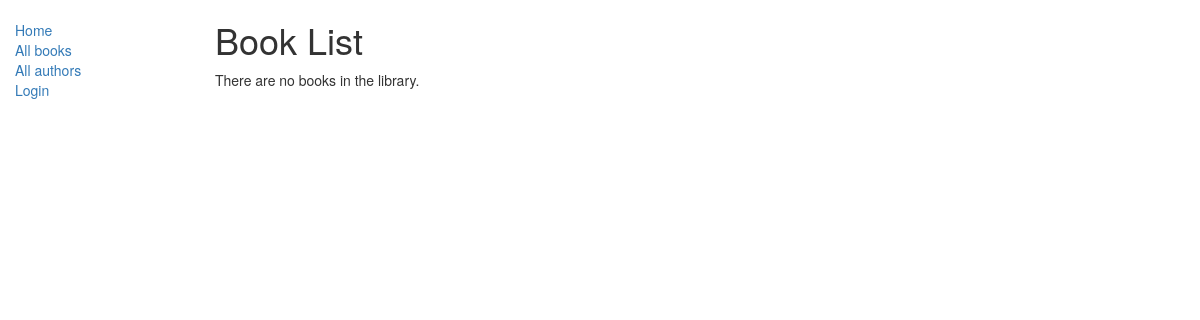
Page /catalog/books/ on the earlier database version.
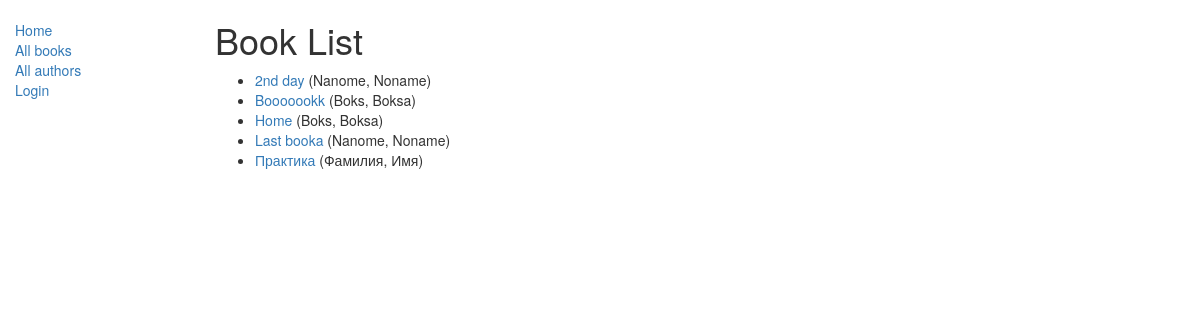
Same page on the later database version.
### catalog/models.py (models this page shows, shortened)
class Book(models.Model):
    title = models.CharField(max_length=200)
    author = models.ForeignKey('Author', on_delete=models.RESTRICT, null=True)
    summary = models.TextField(
        max_length=1000, help_text="Enter a brief description of the book")
    isbn = models.CharField('ISBN', max_length=13,
                            unique=True,
                            help_text='13 Character <a href="https://www.isbn-international.org/content/what-isbn'
                                      '">ISBN number</a>')
    genre = models.ManyToManyField(
        Genre, help_text="Select a genre for this book")
    language = models.ForeignKey(
        'Language', on_delete=models.SET_NULL, null=True)
    class Meta:
        ordering = ['title', 'author']
    def display_genre(self):
        """Creates a string for the Genre. This is required to display genre in Admin."""
        return ', '.join([genre.name for genre in self.genre.all()[:3]])
    display_genre.short_description = 'Genre'
    def get_absolute_url(self):
        return reverse('book-detail', args=[str(self.id)])

class Author(models.Model):
    first_name = models.CharField(max_length=100)
    last_name = models.CharField(max_length=100)
    date_of_birth = models.DateField(null=True, blank=True)
    date_of_death = models.DateField('died', null=True, blank=True)
    class Meta:
        ordering = ['last_name', 'first_name']
    def __str__(self):
        return f'{self.last_name}, {self.first_name}'

### catalog/views.py (the view)
# urls.py: path('books/', views.BookListView.as_view(), name='books'),
class BookListView(generic.ListView):
    model = Book
    paginate_by = 10
    def get_context_data(self, **kwargs):
        context = super(BookListView, self).get_context_data(**kwargs)
        context['some_data'] = 'This is just some data'
        return context

### catalog/templates/catalog/book_list.html (shortened to what this page needs)
{% extends "base_generic.html" %}
{% block content %}
    <h1>Book List</h1>
    {% if book_list %}
    <ul>
      {% for book in book_list %}
      <li>
        <a href="{{ book.get_absolute_url }}">{{ book.title }}</a> ({{book.author}})
      </li>
      {% endfor %}
    </ul>
    {% else %}
      <p>There are no books in the library.</p>
    {% endif %}
{% endblock %}

### catalog/templates/base_generic.html (shortened to what this page needs)
<!doctype html>
<html lang="en">
  <head>
    <link
      rel="stylesheet"
      href="https://maxcdn.bootstrapcdn.com/bootstrap/3.3.7/css/bootstrap.min.css" />
    {% load static %}
    <link rel="stylesheet" href="{% static 'css/styles.css' %}" />
  </head>
  <body>
    <div class="container-fluid">
      <div class="row">
        <div class="col-sm-2">
          {% block sidebar %}
            <ul class="sidebar-nav">
              <li><a href="{% url 'index' %}">Home</a></li>
              <li><a href="{% url 'books' %}">All books</a></li>
              <li><a href="{% url 'authors' %}">All authors</a></li>
                {% if user.is_authenticated %}
                   <li>User: {{ user.get_username }}</li>
                   <li><a href="{% url 'my-borrowed' %}">My Borrowed</a></li>
                   <li><a href="{% url 'logout'%}?next={{request.path}}">Logout</a></li>
                {% else %}
                   <li><a href="{% url 'login'%}?next={{request.path}}">Login</a></li>
                {% endif %}
            </ul>
          {% endblock %}
        </div>
        <div class="col-sm-10 ">
            {% block content %}{% endblock %}
        </div>
      </div>
    </div>
  </body>
</html>

### catalog/static/css/styles.css (style rules this page uses)
.sidebar-nav { margin-top: 20px; padding: 0; list-style: none; }

Differences in the rows shown:
added Book: title "2nd day", author "Nanome, Noname"
added Book: title "Booooookk", author "Boks, Boksa"
added Book: title "Home", author "Boks, Boksa"
added Book: title "Last booka", author "Nanome, Noname"
added Book: title "Практика", author "Фамилия, Имя"
Other differences:
text no longer shown: "There are no books in the library."
